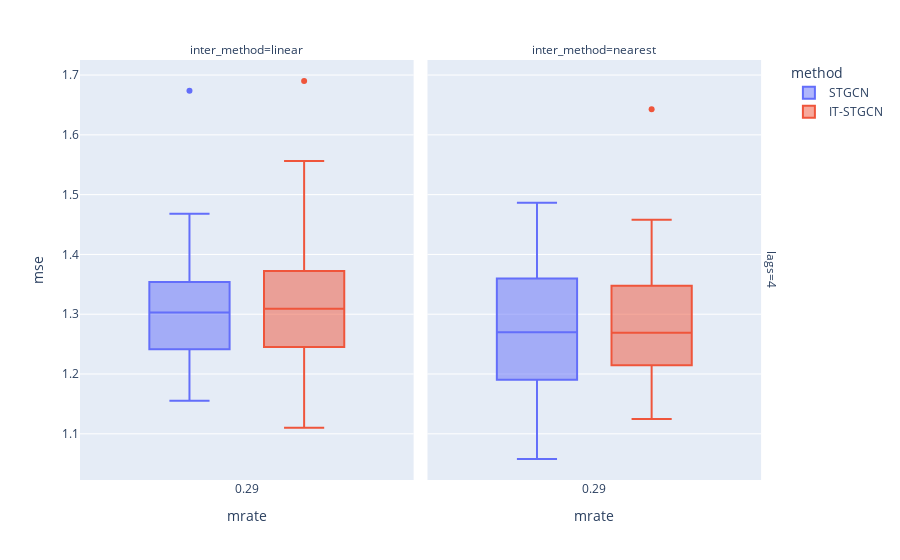

Source (notebook cell):
### Markdown cell above
## block

### Code cell
data.query("method!='GNAR' and mtype =='block' ").plot.box(backend='plotly',x='mrate',color='method',y='mse',facet_col='inter_method',facet_row='lags',height=600)

### Figure 1 — Plotly figure (JSON) as saved in the notebook; plotly's stock layout.template omitted (floating-point values rounded to 4 significant figures)
{"data": [{"alignmentgroup": "True", "hovertemplate": "method=STGCN<br>lags=4<br>inter_method=linear<br>mrate=%{x}<br>mse=%{y}<extra></extra>", "legendgroup": "STGCN", "marker": {"color": "#636efa"}, "name": "STGCN", "notched": false, "offsetgroup": "STGCN", "orientation": "v", "showlegend": true, "type": "box", "x": [0.2857, 0.2857, 0.2857, 0.2857, 0.2857, 0.2857, 0.2857, 0.2857, 0.2857, 0.2857, 0.2857, 0.2857, 0.2857, 0.2857, 0.2857, 0.2857, 0.2857, 0.2857, 0.2857, 0.2857, 0.2857, 0.2857, 0.2857, 0.2857, 0.2857, 0.2857, 0.2857, 0.2857, 0.2857, 0.2857], "x0": " ", "xaxis": "x", "y": [1.276, 1.198, 1.204, 1.335, 1.196, 1.468, 1.323, 1.155, 1.434, 1.295, 1.354, 1.293, 1.305, 1.211, 1.273, 1.449, 1.299, 1.349, 1.241, 1.31, 1.249, 1.407, 1.322, 1.464, 1.674, 1.161, 1.241, 1.459, 1.339, 1.3], "y0": " ", "yaxis": "y"}, {"alignmentgroup": "True", "hovertemplate": "method=STGCN<br>lags=4<br>inter_method=nearest<br>mrate=%{x}<br>mse=%{y}<extra></extra>", "legendgroup": "STGCN", "marker": {"color": "#636efa"}, "name": "STGCN", "notched": false, "offsetgroup": "STGCN", "orientation": "v", "showlegend": false, "type": "box", "x": [0.2857, 0.2857, 0.2857, 0.2857, 0.2857, 0.2857, 0.2857, 0.2857, 0.2857, 0.2857, 0.2857, 0.2857, 0.2857, 0.2857, 0.2857, 0.2857, 0.2857, 0.2857, 0.2857, 0.2857, 0.2857, 0.2857, 0.2857, 0.2857, 0.2857, 0.2857, 0.2857, 0.2857, 0.2857, 0.2857], "x0": " ", "xaxis": "x2", "y": [1.291, 1.36, 1.206, 1.3, 1.184, 1.48, 1.245, 1.13, 1.12, 1.274, 1.158, 1.487, 1.272, 1.137, 1.445, 1.207, 1.421, 1.402, 1.102, 1.196, 1.335, 1.261, 1.374, 1.191, 1.3, 1.31, 1.211, 1.268, 1.058, 1.378], "y0": " ", "yaxis": "y2"}, {"alignmentgroup": "True", "hovertemplate": "method=IT-STGCN<br>lags=4<br>inter_method=linear<br>mrate=%{x}<br>mse=%{y}<extra></extra>", "legendgroup": "IT-STGCN", "marker": {"color": "#EF553B"}, "name": "IT-STGCN", "notched": false, "offsetgroup": "IT-STGCN", "orientation": "v", "showlegend": true, "type": "box", "x": [0.2857, 0.2857, 0.2857, 0.2857, 0.2857, 0.2857, 0.2857, 0.2857, 0.2857, 0.2857, 0.2857, 0.2857, 0.2857, 0.2857, 0.2857, 0.2857, 0.2857, 0.2857, 0.2857, 0.2857, 0.2857, 0.2857, 0.2857, 0.2857, 0.2857, 0.2857, 0.2857, 0.2857, 0.2857, 0.2857], "x0": " ", "xaxis": "x", "y": [1.254, 1.358, 1.131, 1.11, 1.24, 1.463, 1.314, 1.313, 1.251, 1.31, 1.248, 1.257, 1.285, 1.234, 1.308, 1.372, 1.539, 1.245, 1.215, 1.329, 1.281, 1.423, 1.447, 1.556, 1.207, 1.555, 1.364, 1.228, 1.69, 1.327], "y0": " ", "yaxis": "y"}, {"alignmentgroup": "True", "hovertemplate": "method=IT-STGCN<br>lags=4<br>inter_method=nearest<br>mrate=%{x}<br>mse=%{y}<extra></extra>", "legendgroup": "IT-STGCN", "marker": {"color": "#EF553B"}, "name": "IT-STGCN", "notched": false, "offsetgroup": "IT-STGCN", "orientation": "v", "showlegend": false, "type": "box", "x": [0.2857, 0.2857, 0.2857, 0.2857, 0.2857, 0.2857, 0.2857, 0.2857, 0.2857, 0.2857, 0.2857, 0.2857, 0.2857, 0.2857, 0.2857, 0.2857, 0.2857, 0.2857, 0.2857, 0.2857, 0.2857, 0.2857, 0.2857, 0.2857, 0.2857, 0.2857, 0.2857, 0.2857, 0.2857, 0.2857], "x0": " ", "xaxis": "x2", "y": [1.271, 1.125, 1.425, 1.267, 1.284, 1.643, 1.162, 1.391, 1.286, 1.243, 1.215, 1.315, 1.43, 1.151, 1.341, 1.458, 1.215, 1.454, 1.252, 1.291, 1.31, 1.243, 1.148, 1.198, 1.347, 1.168, 1.385, 1.223, 1.209, 1.217], "y0": " ", "yaxis": "y2"}], "layout": {"annotations": [{"font": {}, "showarrow": false, "text": "inter_method=linear", "x": 0.24, "xanchor": "center", "xref": "paper", "y": 1, "yanchor": "bottom", "yref": "paper"}, {"font": {}, "showarrow": false, "text": "inter_method=nearest", "x": 0.74, "xanchor": "center", "xref": "paper", "y": 1, "yanchor": "bottom", "yref": "paper"}, {"font": {}, "showarrow": false, "text": "lags=4", "textangle": 90, "x": 0.98, "xanchor": "left", "xref": "paper", "y": 0.5, "yanchor": "middle", "yref": "paper"}], "autosize": true, "boxmode": "group", "legend": {"title": {"text": "method"}, "tracegroupgap": 0}, "margin": {"t": 60}, "xaxis": {"anchor": "y", "autorange": true, "domain": [0, 0.48], "range": [-0.2181, 0.7895], "title": {"text": "mrate"}, "type": "linear"}, "xaxis2": {"anchor": "y2", "autorange": true, "domain": [0.5, 0.98], "matches": "x", "range": [-0.2181, 0.7895], "title": {"text": "mrate"}, "type": "linear"}, "yaxis": {"anchor": "x", "autorange": true, "domain": [0, 1], "range": [1.023, 1.725], "title": {"text": "mse"}, "type": "linear"}, "yaxis2": {"anchor": "x2", "autorange": true, "domain": [0, 1], "matches": "y", "range": [1.023, 1.725], "showticklabels": false, "type": "linear"}}}
